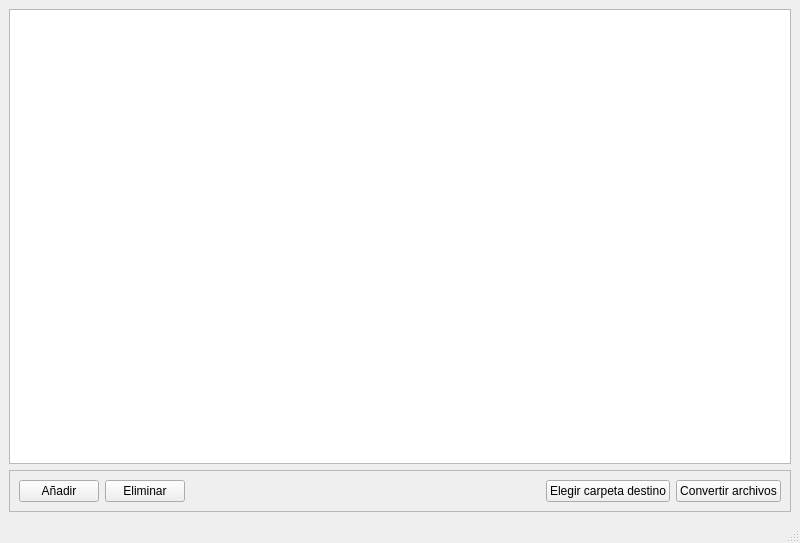
<?xml version="1.0" encoding="UTF-8"?>
<ui version="4.0">
 <class>DropWindow</class>
 <widget class="QMainWindow" name="DropWindow">
  <property name="geometry">
   <rect>
    <x>0</x>
    <y>0</y>
    <width>800</width>
    <height>543</height>
   </rect>
  </property>
  <property name="minimumSize">
   <size>
    <width>0</width>
    <height>0</height>
   </size>
  </property>
  <property name="windowTitle">
   <string>EDF header modifier</string>
  </property>
  <widget class="QWidget" name="centralwidget">
   <layout class="QGridLayout" name="gridLayout">
    <item row="0" column="0">
     <widget class="QListWidget" name="listWidget">
      <property name="font">
       <font>
        <pointsize>14</pointsize>
       </font>
      </property>
     </widget>
    </item>
    <item row="2" column="0">
     <widget class="QFrame" name="frame">
      <property name="frameShape">
       <enum>QFrame::StyledPanel</enum>
      </property>
      <property name="frameShadow">
       <enum>QFrame::Raised</enum>
      </property>
      <layout class="QHBoxLayout" name="horizontalLayout">
       <item>
        <widget class="QPushButton" name="selectFilesButton">
         <property name="text">
          <string>Añadir</string>
         </property>
        </widget>
       </item>
       <item>
        <widget class="QPushButton" name="deleteFileButton">
         <property name="text">
          <string>Eliminar</string>
         </property>
        </widget>
       </item>
       <item>
        <spacer name="horizontalSpacer_2">
         <property name="orientation">
          <enum>Qt::Horizontal</enum>
         </property>
         <property name="sizeHint" stdset="0">
          <size>
           <width>40</width>
           <height>20</height>
          </size>
         </property>
        </spacer>
       </item>
       <item>
        <widget class="QPushButton" name="chooseFolderButton">
         <property name="text">
          <string>Elegir carpeta destino</string>
         </property>
        </widget>
       </item>
       <item>
        <widget class="QPushButton" name="createFilesButton">
         <property name="text">
          <string>Convertir archivos</string>
         </property>
        </widget>
       </item>
      </layout>
     </widget>
    </item>
   </layout>
  </widget>
  <widget class="QMenuBar" name="menubar">
   <property name="geometry">
    <rect>
     <x>0</x>
     <y>0</y>
     <width>800</width>
     <height>21</height>
    </rect>
   </property>
  </widget>
  <widget class="QStatusBar" name="statusbar"/>
 </widget>
 <resources/>
 <connections/>
</ui>
